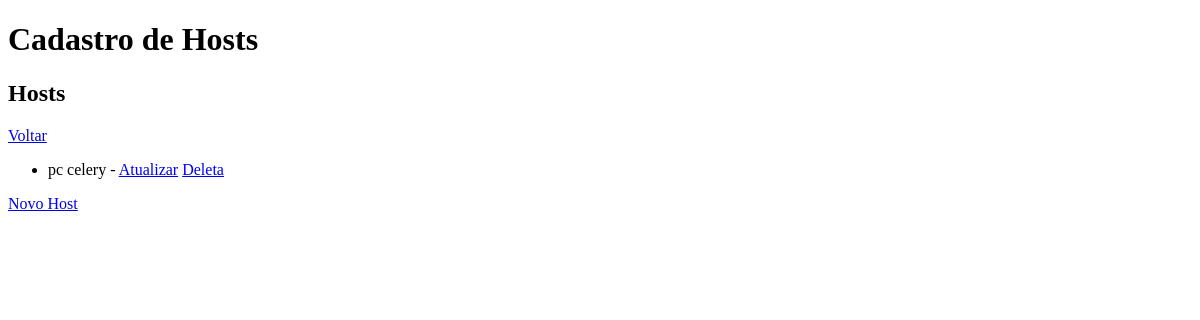
The page /lista_host/ on the database as committed earlier.
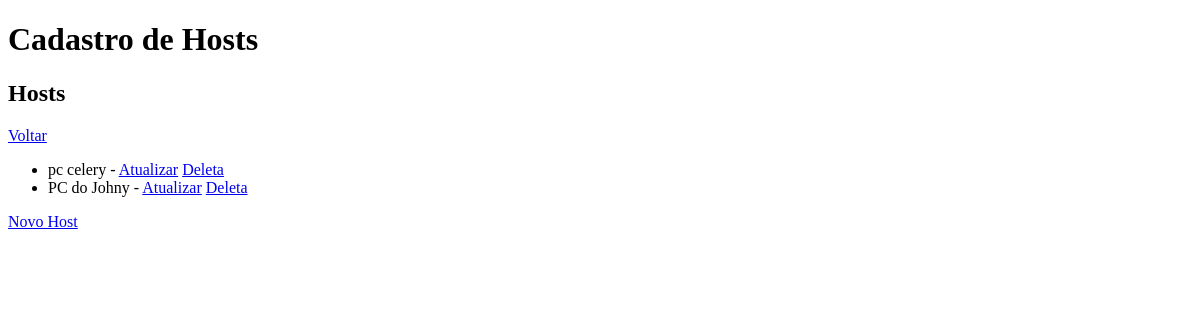
The same page on the database as committed later.
### hosts/models.py (models this page shows, shortened)
class Host(models.Model):
    host_nome = models.CharField(max_length=100)
    host_nomeTabela_snmpGet = models.CharField(max_length=100)
    host_ip = models.GenericIPAddressField(protocol='IPv4', unpack_ipv4=False)
    host_porta = models.PositiveIntegerField(default=161)
    host_template = models.ManyToManyField(Template)
    host_observacoes = models.TextField(null=True, blank=True)
    host_status = models.BooleanField(default=True)

### hosts/views.py (the view)
# urls.py: path('lista_host/', listaHost, name='url_cadastroHost'),
def listaHost(request):  # Função recebe request do navegador
    data = {'lista_hosts': Host.objects.all()}  # Cria um dicionário chamado 'data' com uma lista dentro chamada
    return render(request, 'hosts/listaHosts.html', data)  # Retorna a request, template e dicionario criado na função

### hosts/templates/hosts/listaHosts.html (shortened to what this page needs)
<!DOCTYPE html>
<html lang="en">
<head>
</head>
<body>
    <h1>Cadastro de Hosts</h1>
    <h2>Hosts</h2>
    <a href="{% url 'url_home' %}">Voltar</a>
    <ul>
    {% for Host in lista_hosts %}
        <li>{{ Host.host_nome }} - <a href="{% url 'url_atualizaHost' Host.id %}">Atualizar</a>  <a
                href="{% url 'url_deletaHost' Host.id %}">Deleta</a> </li>
    {% endfor %}
    </ul>
<a href="{% url 'url_novoHost' %}">Novo Host</a>
</body>
</html>

Rows that differ between the two databases and show on the page:
added Host: host_nome "PC do Johny"
